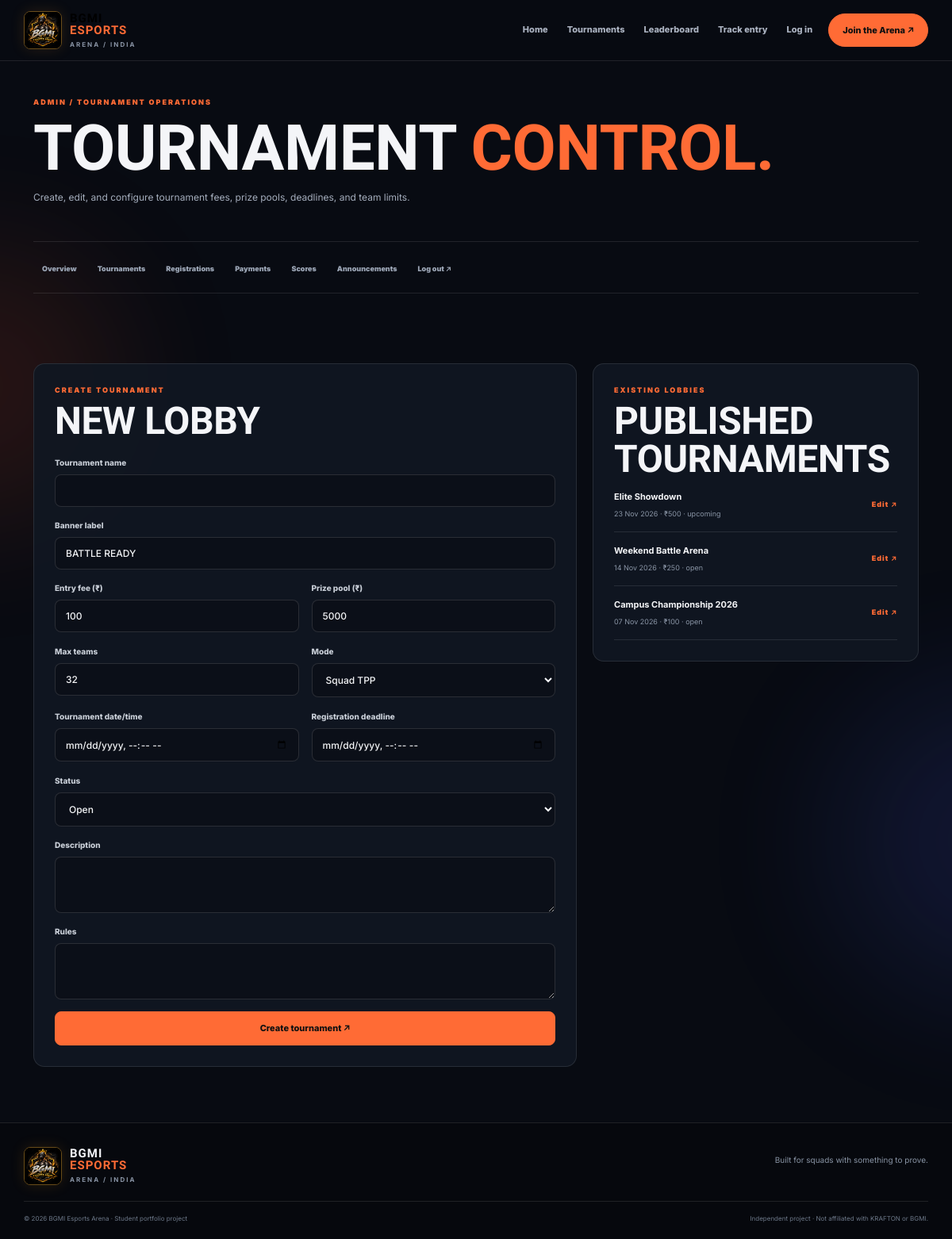
/admin/tournaments.php (signed in), run on the app's committed database.
### tables this page shows
CREATE TABLE tournaments(tournament_id INT UNSIGNED AUTO_INCREMENT PRIMARY KEY,name VARCHAR(140) NOT NULL,short_label VARCHAR(40) NOT NULL DEFAULT 'BATTLE READY',description TEXT NOT NULL,rules TEXT,mode ENUM('Squad TPP','Squad FPP','Solo TPP','Duo TPP') NOT NULL DEFAULT 'Squad TPP',tournament_date DATETIME NOT NULL,registration_deadline DATETIME NOT NULL,entry_fee DECIMAL(10,2) NOT NULL DEFAULT 0,prize_pool DECIMAL(12,2) NOT NULL DEFAULT 0,max_teams INT UNSIGNED NOT NULL DEFAULT 32,status ENUM('upcoming','open','live','completed','cancelled') NOT NULL DEFAULT 'upcoming',created_by INT UNSIGNED NULL,created_at TIMESTAMP DEFAULT CURRENT_TIMESTAMP,updated_at TIMESTAMP DEFAULT CURRENT_TIMESTAMP ON UPDATE CURRENT_TIMESTAMP,FOREIGN KEY(created_by) REFERENCES admins(admin_id) ON DELETE SET NULL);

### config/app.php (called while the page is built, shortened)
<?php
function e($v){return htmlspecialchars((string)$v,ENT_QUOTES,'UTF-8');}

### admin/tournaments.php (the view)
<?php require '_guard.php';if($_SERVER['REQUEST_METHOD']==='POST'){check_token();$id=(int)($_POST['id']??0);$name=trim($_POST['name']??'');$label=trim($_POST['label']??'BATTLE READY');$desc=trim($_POST['description']??'');$rules=trim($_POST['rules']??'');$date=$_POST['date']??'';$deadline=$_POST['deadline']??'';$fee=max(0,(float)($_POST['fee']??0));$prize=max(0,(float)($_POST['prize']??0));$max=max(1,(int)($_POST['max']??32));$status=$_POST['status']??'upcoming';$mode=$_POST['mode']??'Squad TPP';if($name===''){flash('danger','Tournament name is required.');go('tournaments.php');}if($id){$s=$pdo->prepare("UPDATE tournaments SET name=?,short_label=?,description=?,rules=?,mode=?,tournament_date=?,registration_deadline=?,entry_fee=?,prize_pool=?,max_teams=?,status=? WHERE tournament_id=?");$s->execute([$name,$label,$desc,$rules,$mode,$date,$deadline,$fee,$prize,$max,$status,$id]);flash('success','Tournament updated.');}else{$s=$pdo->prepare("INSERT INTO tournaments(name,short_label,description,rules,mode,tournament_date,registration_deadline,entry_fee,prize_pool,max_teams,status,created_by) VALUES(?,?,?,?,?,?,?,?,?,?,?,?)");$s->execute([$name,$label,$desc,$rules,$mode,$date,$deadline,$fee,$prize,$max,$status,(int)$_SESSION['admin_id']]);flash('success','Tournament created.');}go('tournaments.php');}$edit=null;if(isset($_GET['edit'])){$s=$pdo->prepare("SELECT * FROM tournaments WHERE tournament_id=?");$s->execute([(int)$_GET['edit']]);$edit=$s->fetch();}$rows=$pdo->query("SELECT * FROM tournaments ORDER BY tournament_date DESC")->fetchAll();$pageTitle='Tournament control';require '../includes/header.php';?><section class="page-hero compact"><div class="eyebrow">ADMIN / TOURNAMENT OPERATIONS</div><h1>TOURNAMENT <span>CONTROL.</span></h1><p>Create, edit, and configure tournament fees, prize pools, deadlines, and team limits.</p></section><?php require 'nav.php';?><div class="form-layout section"><section class="box"><div class="eyebrow"><?=$edit?'EDIT TOURNAMENT':'CREATE TOURNAMENT'?></div><h2><?=$edit?'Update lobby':'New lobby'?></h2><form method="post" class="form-stack"><input type="hidden" name="csrf" value="<?=e(token())?>"><input type="hidden" name="id" value="<?=(int)($edit['tournament_id']??0)?>"><label>Tournament name<input name="name" required value="<?=e($edit['name']??'')?>"></label><label>Banner label<input name="label" value="<?=e($edit['short_label']??'BATTLE READY')?>"></label><div class="row g-3"><div class="col-md-6"><label>Entry fee (₹)<input type="number" min="0" step=".01" name="fee" value="<?=e($edit['entry_fee']??'100')?>"></label></div><div class="col-md-6"><label>Prize pool (₹)<input type="number" min="0" step=".01" name="prize" value="<?=e($edit['prize_pool']??'5000')?>"></label></div><div class="col-md-6"><label>Max teams<input type="number" min="1" name="max" value="<?=e($edit['max_teams']??32)?>"></label></div><div class="col-md-6"><label>Mode<select name="mode"><?php foreach(['Squad TPP','Squad FPP','Solo TPP','Duo TPP'] as $m):?><option <?=($edit['mode']??'Squad TPP')===$m?'selected':''?>><?=e($m)?></option><?php endforeach;?></select></label></div><div class="col-md-6"><label>Tournament date/time<input type="datetime-local" name="date" required value="<?=e(isset($edit['tournament_date'])?date('Y-m-d\TH:i',strtotime($edit['tournament_date'])):'')?>"></label></div><div class="col-md-6"><label>Registration deadline<input type="datetime-local" name="deadline" required value="<?=e(isset($edit['registration_deadline'])?date('Y-m-d\TH:i',strtotime($edit['registration_deadline'])):'')?>"></label></div><div class="col-12"><label>Status<select name="status"><?php foreach(['upcoming','open','live','completed','cancelled'] as $s):?><option value="<?=$s?>" <?=($edit['status']??'open')===$s?'selected':''?>><?=ucfirst($s)?></option><?php endforeach;?></select></label></div></div><label>Description<textarea name="description" required rows="3"><?=e($edit['description']??'')?></textarea></label><label>Rules<textarea name="rules" rows="3"><?=e($edit['rules']??'')?></textarea></label><button class="btn btn-hot"><?=$edit?'Save changes':'Create tournament'?> ↗</button><?php if($edit):?><a href="tournaments.php" class="btn btn-quiet">Cancel edit</a><?php endif;?></form></section><section class="box"><div class="eyebrow">EXISTING LOBBIES</div><h2>Published tournaments</h2><?php foreach($rows as $t):?><div class="list-row"><div><b><?=e($t['name'])?></b><small><?=e(date('d M Y',strtotime($t['tournament_date'])))?> · ₹<?=number_format($t['entry_fee'])?> · <?=e($t['status'])?></small></div><a class="text-link" href="?edit=<?=(int)$t['tournament_id']?>">Edit ↗</a></div><?php endforeach;?></section></div><?php require '../includes/footer.php';?>

### css/style.css (style rules this page uses)
:root { --bg:#080b12;--panel:#111722;--line:rgba(255,255,255,.1);--muted:#99a4b5;--text:#f4f5f8;--hot:#ff6b35;--green:#55d6a0 }
* { box-sizing:border-box }
body { margin:0;background:var(--bg);color:var(--text);font-family:Inter,Arial,sans-serif;line-height:1.6;overflow-x:hidden }
a { color:inherit;text-decoration:none }
.btn { border-radius:8px;padding:12px 17px;font-size:11px;font-weight:800;transition:.2s }
.btn-hot { background:var(--hot);border:1px solid var(--hot);color:#111 }
.eyebrow { font-size:9px;letter-spacing:2px;font-weight:900;color:var(--hot);text-transform:uppercase }
h1,h2,h3 { font-family:'Barlow Condensed',Impact,sans-serif;font-weight:800;text-transform:uppercase;letter-spacing:-.4px }
h1 { font-size:clamp(65px,8vw,105px);line-height:.86;margin:23px 0 }
.hero h1 span,.page-hero h1 span,.feature h2 span,.section-head h2 span,.box h2 span { color:var(--hot) }
.section { padding:70px 0 }
.section-head h2,.box h2 { font-size:clamp(34px,4vw,48px);line-height:1;margin:8px 0 0 }
.text-link { font-size:9px;color:var(--hot);font-weight:900;letter-spacing:1px }
.page-hero { padding:65px 0 42px;border-bottom:1px solid var(--line) }
.page-hero h1 { font-size:clamp(54px,7vw,80px);margin:17px 0 }
.page-hero p { font-size:12px;color:#a4adbc;max-width:560px }
.compact { padding:45px 0 30px }
.detail-grid,.form-layout,.payment-layout { display:grid;grid-template-columns:1.25fr .75fr;gap:20px;align-items:start }
.box { background:rgba(17,23,34,.92);border:1px solid var(--line);border-radius:14px;padding:26px }
.form-stack { display:flex;flex-direction:column;gap:15px;margin-top:20px }
.form-stack label { display:flex;flex-direction:column;gap:7px;font-size:10px;color:#c8ced7;font-weight:800 }
.form-stack input,.form-stack textarea,.form-stack select { width:100%;padding:12px 13px;border:1px solid #ffffff20;background:#0b0f18;border-radius:8px;color:#f5f6f8;font:500 12px Inter,sans-serif;outline:none }
.form-stack input::placeholder { color:#667184 }
.form-stack select option { background:#101520 }
.list-row { display:flex;justify-content:space-between;align-items:center;gap:12px;padding:15px 0;border-bottom:1px solid var(--line) }
.list-row>div { display:flex;flex-direction:column;gap:5px }
.list-row b { font-size:11px }
.list-row small { font-size:9px;color:#8994a5 }

### data on the page
tournaments: name "Elite Showdown", tournament_date "23 Nov 2026", entry_fee "500", status "upcoming"
tournaments: name "Weekend Battle Arena", tournament_date "14 Nov 2026", entry_fee "250", status "open"
tournaments: name "Campus Championship 2026", tournament_date "07 Nov 2026", entry_fee "100", status "open"

### other printed values
form field mode "Squad TPP"
form field status "Open"
